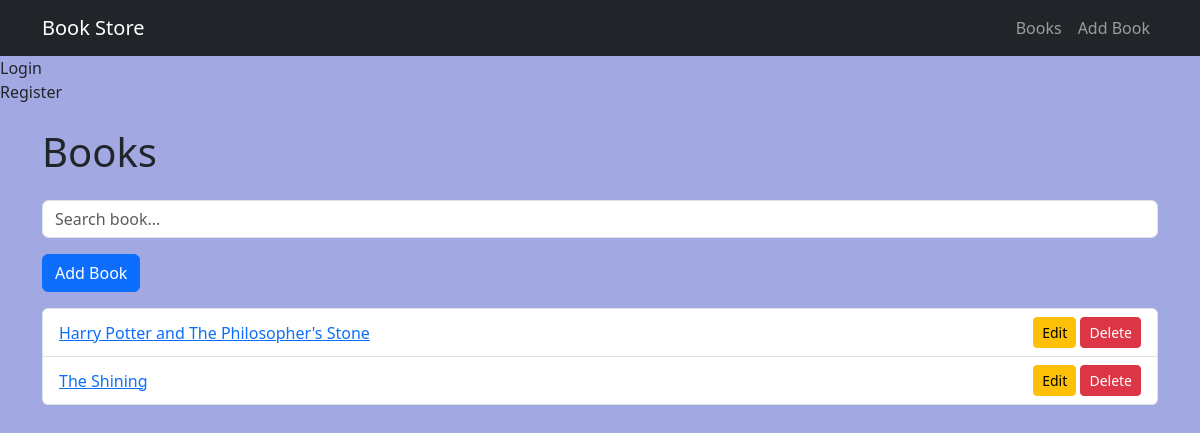
/books/, run on an earlier commit of the app's database.
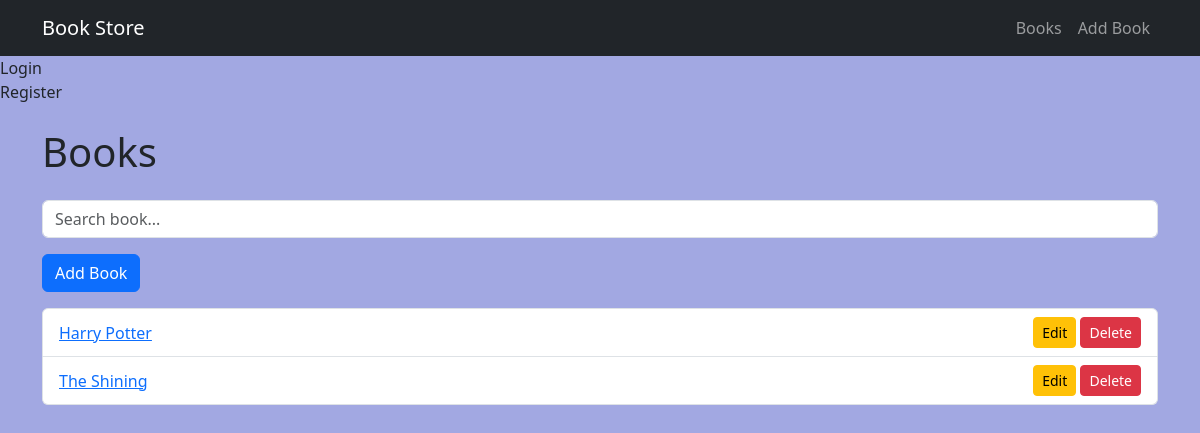
And on a later commit of the database.
### books/models.py (models this page shows, shortened)
class Book(models.Model):
    category = models.ForeignKey(
        Category,
        on_delete=models.CASCADE,
        related_name='books',
    )
    title = models.CharField(max_length=200)
    author = models.CharField(max_length=200)
    price = models.DecimalField(max_digits=10, decimal_places=2)
    description = models.TextField()
    stock = models.PositiveIntegerField(default=0)

### books/views.py (the view)
# urls.py: path('', BookListView.as_view(), name='book_list'),
class BookListView(ListView):
    model = Book
    template_name = 'books/book_list.html'
    context_object_name = 'books'
    paginate_by = 5
    def get_queryset(self):
        queryset = Book.objects.all()
        search = self.request.GET.get('search')
        if search:
            queryset = queryset.filter(title__icontains=search)
        return queryset

### books/templates/books/book_list.html (shortened to what this page needs)
{% extends "books/base.html" %}
{% block content %}
<h1 class="mb-4">Books</h1>
<form method="get" class="mb-3">
    <input
            type="text"
            name="search"
            class="form-control"
            placeholder="Search book..."
            value="{{ request.GET.search }}">
</form>
<a href="{% url 'books:book_create' %}" class="btn btn-primary mb-3">
    Add Book
</a>
<ul class="list-group">
    {% for book in books %}
        <li class="list-group-item d-flex justify-content-between align-items-center">
            <a href="{% url 'books:book_detail' book.pk %}">
                {{ book.title }}
            </a>
            <div>
                <a href="{% url 'books:book_update' book.pk %}" class="btn btn-warning btn-sm">
                    Edit
                </a>
                <a href="{% url 'books:book_delete' book.pk %}" class="btn btn-danger btn-sm">
                    Delete
                </a>
            </div>
        </li>
    {% empty %}
        <li class="list-group-item">
            No books found.
        </li>
    {% endfor %}
</ul>
{% endblock %}

What changed in the data, as far as the page shows it:
changed Book: title "Harry Potter and The Philosopher's Stone" → "Harry Potter"
